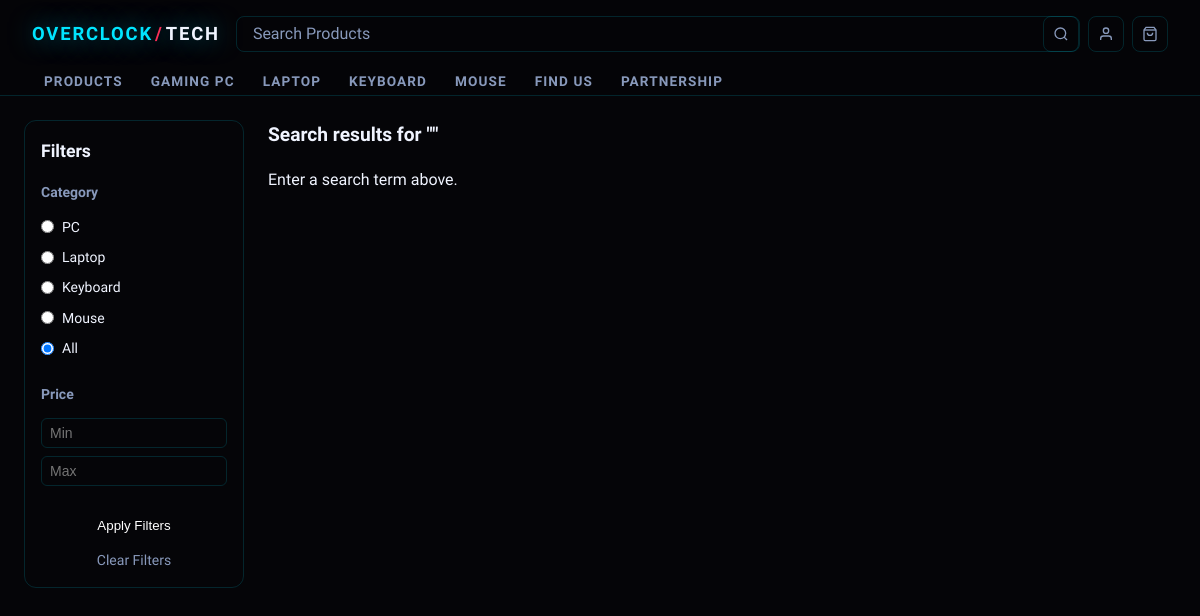
Screenshot of /search.php with the database file from the repository.
### tables this page shows
CREATE TABLE `categories` (
  `category_id` int(11) NOT NULL AUTO_INCREMENT,
  `name` varchar(50) NOT NULL,
  PRIMARY KEY (`category_id`)
);

### search.php (the view, shortened to what this page needs)
<?php
require_once 'db.php';
$query = isset($_GET['q']) ? trim($_GET['q']) : '';
$selected_category = isset($_GET['category']) ? (int)$_GET['category'] : null;
$min_price = isset($_GET['min_price']) && $_GET['min_price'] !== '' ? (float)$_GET['min_price'] : null;
$max_price = isset($_GET['max_price']) && $_GET['max_price'] !== '' ? (float)$_GET['max_price'] : null;
$categories = $pdo->query("SELECT * FROM categories")->fetchAll();
$sql = "SELECT * FROM products WHERE name LIKE ?";
$params = ["%" . $query . "%"];
$stmt = $pdo->prepare($sql);
$stmt->execute($params);
$results = $stmt->fetchAll();
?>
<!DOCTYPE html>
<html lang="en">
<head>
  <link rel="stylesheet" href="css/style.css">
</head>
<body>
  <?php include 'includes/nav.php'; ?>
  <main class="search-page">
    <aside class="filter-sidebar">
      <form action="search.php" method="GET">
        <h3>Filters</h3>
        <div class="filter-section">
          <h4>Category</h4>
          <?php foreach ($categories as $category): ?>
            <label>
              <input type="radio" name="category" value="<?= $category['category_id'] ?>"
                <?= $selected_category == $category['category_id'] ? 'checked' : '' ?>>
              <?= htmlspecialchars($category['name']) ?>
            </label>
          <?php endforeach; ?>
          <label>
            <input type="radio" name="category" value="" <?= !$selected_category ? 'checked' : '' ?>>
            All
          </label>
        </div>
        <div class="filter-section">
          <h4>Price</h4>
          <input type="number" name="min_price" placeholder="Min" value="<?= $min_price ?>">
          <input type="number" name="max_price" placeholder="Max" value="<?= $max_price ?>">
        </div>
        <button type="submit">Apply Filters</button>
        <a href="search.php?q=<?= htmlspecialchars($query) ?>">Clear Filters</a>
      </form>
    </aside>
    <div class="search-results">
      <h2>Search results for "<?= htmlspecialchars($query) ?>"</h2>
      <div class="product-grid">
        <?php if (empty($query)): ?>
          <p>Enter a search term above.</p>
        <?php elseif (empty($results)): ?>
          <p>No results found.</p>
        <?php endif; ?>
      </div>
    </div>
  </main>
</body>
</html>

### css/style.css (style rules this page uses)
:root { --bg-black: #050508; --bg-dark: #0a0a10; --bg-card: #0f0f18; --bg-card2: #141420; --neon: #00e5ff; --neon-dim: rgba(0, 229, 255, 0.12); --neon-glow: 0 0 24px rgba(0, 229, 255, 0.5); --neon2: #ff2d55; --neon2-glow: 0 0 24px rgba(255, 45, 85, 0.5); --text-white: #f0f4ff; --text-grey: #8899bb; --text-muted: #4a5570; --border: rgba(0, 229, 255, 0.15); --border-hover: rgba(0, 229, 255, 0.5); --font-display: 'Orbitron', monospace; --font-body: 'Rajdhani', sans-serif; --font-mono: 'Share Tech Mono', monospace; }
*, *::before, *::after { box-sizing: border-box; margin: 0; padding: 0; }
html { scroll-behavior: smooth; }
body { font-family: var(--font-body); background: var(--bg-black); color: var(--text-white); overflow-x: hidden; line-height: 1.6; }
a { text-decoration: none; color: inherit; }
.product-grid { display: grid; grid-template-columns: repeat(auto-fill, minmax(220px, 1fr)); gap: 24px; }
.search-page { max-width: 1200px; margin: 0 auto; padding: 24px; display: flex; gap: 24px; }
.filter-sidebar { width: 220px; flex-shrink: 0; border: 1px solid var(--border); border-radius: 12px; padding: 16px; height: fit-content; }
.filter-sidebar h3 { font-size: 1.1rem; font-weight: 600; margin-bottom: 16px; }
.filter-section { margin-bottom: 24px; display: flex; flex-direction: column; gap: 8px; }
.filter-section h4 { font-size: 0.875rem; font-weight: 600; color: var(--text-grey); margin-bottom: 4px; }
.filter-section label { display: flex; align-items: center; gap: 8px; font-size: 0.875rem; cursor: pointer; }
.filter-section input[type="number"] { width: 100%; padding: 6px 8px; border: 1px solid var(--border); border-radius: 6px; background: transparent; color: var(--text-grey); font-size: 0.875rem; }
.filter-sidebar button[type="submit"] { width: 100%; padding: 8px; border-radius: 8px; border: none; background: var(--accent); color: white; cursor: pointer; margin-bottom: 8px; }
.filter-sidebar a { display: block; text-align: center; font-size: 0.875rem; color: var(--text-grey); }
.search-results { flex: 1; }
.search-results h2 { margin-bottom: 16px; font-size: 1.2rem; }

### rows the page displays
categories: category_id "☐ PC", name "PC"
categories: category_id "☐ Laptop", name "Laptop"
categories: category_id "☐ Keyboard", name "Keyboard"
categories: category_id "☐ Mouse", name "Mouse"

### other values shown
$item['label'] "PRODUCTS"
$item['label'] "GAMING PC"
$item['label'] "LAPTOP"
$item['label'] "KEYBOARD"
$item['label'] "MOUSE"
$item['label'] "FIND US"
$item['label'] "PARTNERSHIP"
